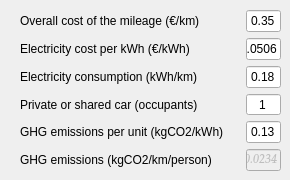
    <widget class="QWidget" name="Electric_tab">
     <attribute name="title">
      <string>Electric car</string>
     </attribute>
     <widget class="QWidget" name="gridLayoutWidget_3">
      <property name="geometry">
       <rect>
        <x>20</x>
        <y>10</y>
        <width>261</width>
        <height>161</height>
       </rect>
      </property>
      <layout class="QGridLayout" name="gridLayout_3">
       <item row="9" column="0">
        <widget class="QLabel" name="ElectricemissionskmLabel">
         <property name="text">
          <string>GHG emissions (kgCO2/km/person)</string>
         </property>
        </widget>
       </item>
       <item row="4" column="0">
        <widget class="QLabel" name="ElectricconsumptionLabel">
         <property name="text">
          <string>Electricity consumption (kWh/km)</string>
         </property>
        </widget>
       </item>
       <item row="6" column="0">
        <widget class="QLabel" name="ElectricemissionsLabel">
         <property name="text">
          <string>GHG emissions per unit (kgCO2/kWh)     </string>
         </property>
        </widget>
       </item>
       <item row="4" column="1">
        <widget class="QLineEdit" name="ElectricconsumptionValue">
         <property name="text">
          <string>0.18</string>
         </property>
         <property name="alignment">
          <set>Qt::AlignCenter</set>
         </property>
        </widget>
       </item>
       <item row="6" column="1">
        <widget class="QLineEdit" name="ElectricemissionsValue">
         <property name="text">
          <string>0.13</string>
         </property>
         <property name="alignment">
          <set>Qt::AlignCenter</set>
         </property>
        </widget>
       </item>
       <item row="9" column="1">
        <widget class="QLineEdit" name="ElectricemissionskmValue">
         <property name="enabled">
          <bool>false</bool>
         </property>
         <property name="font">
          <font>
           <family>Palatino Linotype</family>
           <italic>true</italic>
          </font>
         </property>
         <property name="text">
          <string>0.0234</string>
         </property>
         <property name="alignment">
          <set>Qt::AlignCenter</set>
         </property>
        </widget>
       </item>
       <item row="5" column="0">
        <widget class="QLabel" name="ElectricoccupanceLabel">
         <property name="text">
          <string>Private or shared car (occupants)</string>
         </property>
        </widget>
       </item>
       <item row="5" column="1">
        <widget class="QLineEdit" name="ElectricoccupanceValue">
         <property name="text">
          <string>1</string>
         </property>
         <property name="alignment">
          <set>Qt::AlignCenter</set>
         </property>
        </widget>
       </item>
       <item row="3" column="0">
        <widget class="QLabel" name="ElectriccostLabel">
         <property name="text">
          <string>Electricity cost per kWh (€/kWh)</string>
         </property>
        </widget>
       </item>
       <item row="3" column="1">
        <widget class="QLineEdit" name="ElectriccostValue">
         <property name="text">
          <string>0.0506</string>
         </property>
         <property name="alignment">
          <set>Qt::AlignCenter</set>
         </property>
        </widget>
       </item>
       <item row="2" column="0">
        <widget class="QLabel" name="ElectriccostkmLabel">
         <property name="text">
          <string>Overall cost of the mileage (€/km)</string>
         </property>
        </widget>
       </item>
       <item row="2" column="1">
        <widget class="QLineEdit" name="ElectriccoskmValue">
         <property name="text">
          <string>0.35</string>
         </property>
         <property name="alignment">
          <set>Qt::AlignCenter</set>
         </property>
        </widget>
       </item>
      </layout>
     </widget>
    </widget>
